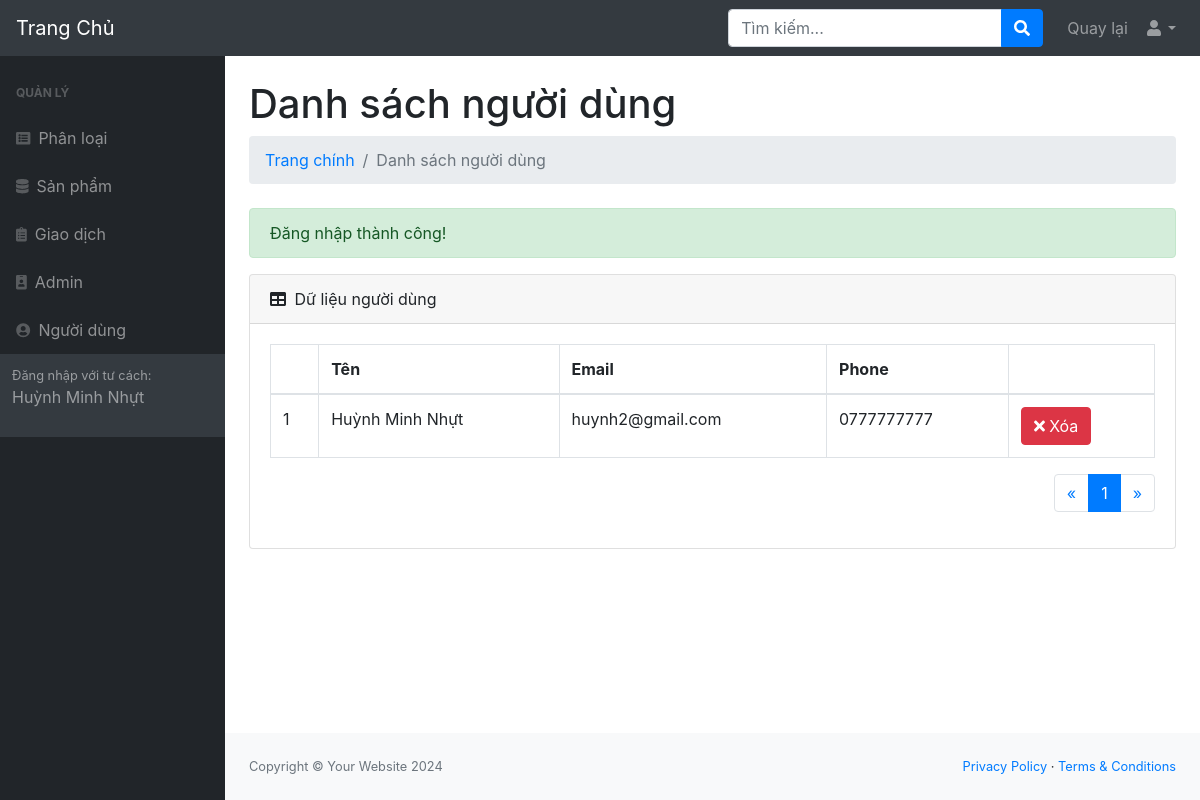
The app's page /admin/modules/users/index.php (signed in), older data.
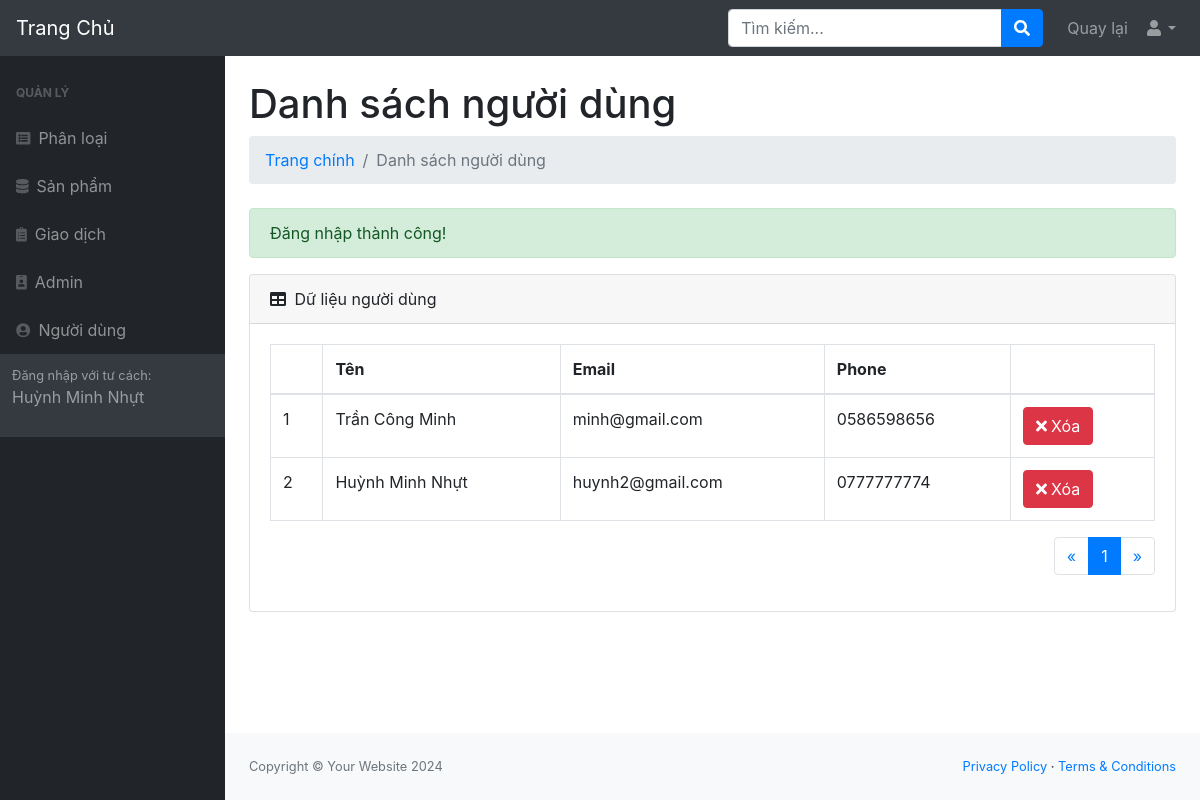
The same page, newer data.
### tables this page shows
CREATE TABLE `users` (
  `id` int(11) NOT NULL,
  `name` varchar(255) DEFAULT NULL,
  `email` varchar(255) DEFAULT NULL,
  `phone` char(15) DEFAULT NULL,
  `address` varchar(255) DEFAULT NULL,
  `password` varchar(255) DEFAULT NULL,
  `status` tinyint(4) DEFAULT 1,
  `created_at` timestamp NULL DEFAULT current_timestamp() ON UPDATE current_timestamp(),
  `update_at` timestamp NULL DEFAULT current_timestamp() ON UPDATE current_timestamp()
);

### libraries/Database.php (called while the page is built, shortened)
<?php
    class Database
    {
        public $link;
        public function __construct()
        {
            $this->link = mysqli_connect("localhost","root","","shopcongnghe") or die ();
            mysqli_set_charset($this->link,"utf8");
        }
        public function countTable($table)
        {
            $sql = "SELECT id FROM  {$table}";
            $result = mysqli_query($this->link, $sql) or die("Lỗi Truy Vấn countTable----" .mysqli_error($this->link));
            $num = mysqli_num_rows($result);
            return $num;
        }
         public  function fetchJone($table,$sql ,$page = 0,$row ,$pagi = false )
        {
            $data = [];
            if ($pagi == true )
            {
                $total = $this->countTable($table);
                $sotrang = ceil($total / $row);
                $start = ($page - 1 ) * $row ;
                $sql .= " LIMIT $start,$row";
                $data = [ "page" => $sotrang];
                $result = mysqli_query($this->link,$sql) or die("Lỗi truy vấn fetchJone ---- " .mysqli_error($this->link));
            }
            else
            {
                $result = mysqli_query($this->link,$sql) or die("Lỗi truy vấn fetchJone ---- " .mysqli_error($this->link));
            }
            if( $result)
            {
                while ($num = mysqli_fetch_assoc($result))
                {
                    $data[] = $num;
                }
            }
            return $data;
        }
    }
?>

### admin/autoload/autoload.php (called while the page is built, shortened)
<?php
require_once __DIR__ . "/../../libraries/Database.php";
$db = new Database;

### admin/modules/users/index.php (the view, shortened to what the changed rows need)
<?php
    require_once __DIR__. "/../../autoload/autoload.php";
    if(isset($_GET['page']))
    {
        $p=$_GET['page'];
    }
    else
    {
        $p=1;
    }
    $sql ="SELECT users.* FROM users ORDER BY ID DESC";
    $users = $db->fetchJone('users', $sql, $p, 5, true);
    if(isset($users['page']))
    {
        $sotrang = $users['page'];
        unset($users['page']);
    }
?>
<?php require_once __DIR__. "/../../layouts/header.php" ;?>
<main>
    <div class="container-fluid">
        <h1 class="mt-4">Danh sách người dùng</h1>
        <?php require_once __DIR__. "/../../../partials/notification.php"; ?>
        <div class="card mb-4">
            <div class="card-body">
                <div class="table-responsive">
                    <table class="table table-bordered" id="dataTable" width="100%" cellspacing="0">
                        <thead>
                            <tr>
                                <th></th>
                                <th>Tên</th>
                                <th>Email</th>
                                <th>Phone</th>
                                <th></th>
                            </tr>
                        </thead>
                        <tbody>
                            <?php $Number = 1 ; foreach ($users as $item): ?>
                                <tr>
                                    <td><?php echo $Number ?></td>
                                    <td><?php echo $item['name'] ?></td>
                                    <td><?php echo $item['email'] ?></td>
                                    <td><?php echo $item['phone'] ?></td>
                                    <td>
                                        <a class="btn btn-xs btn-danger" href="delete.php?id=<?php echo $item['id'] ?>">
                                            <i class="fa fa-times"></i> Xóa
                                        </a>
                                    </td>
                                </tr>
                                <?php $Number++; endforeach ?>
                        </tbody>
                    </table>
                    <div class="pull-right" style="float: right;">
                        <nav aria-label="Page navigation example">
                            <ul class="pagination">
                                <?php for($i = 1 ; $i <= $sotrang ; $i++ ):?>
                                    <?php
                                        if(isset($_GET['page']))
                                        {
                                            $p=$_GET['page'];
                                        }
                                        else
                                        {
                                            $p=1;
                                        }
                                    ?>
                                    <li class="page-item <?php echo ($i==$p) ? 'active' : '' ?>">
                                        <a class="page-link" href="?page=<?php echo $i; ?>"><?php echo $i; ?></a>
                                    </li>
                                <?php endfor; ?>
                            </ul>
                        </nav>
                    </div>
                </div>
            </div>
        </div>
    </div>
</main>
<?php require_once __DIR__. "/../../layouts/footer.php" ;?>

Row changes from the older to the newer data that the page shows:
added users: name "Trần Công Minh", email "minh@gmail.com", phone "0586598656"
changed users "Huỳnh Minh Nhựt": phone "0777777777" → "0777777774"
